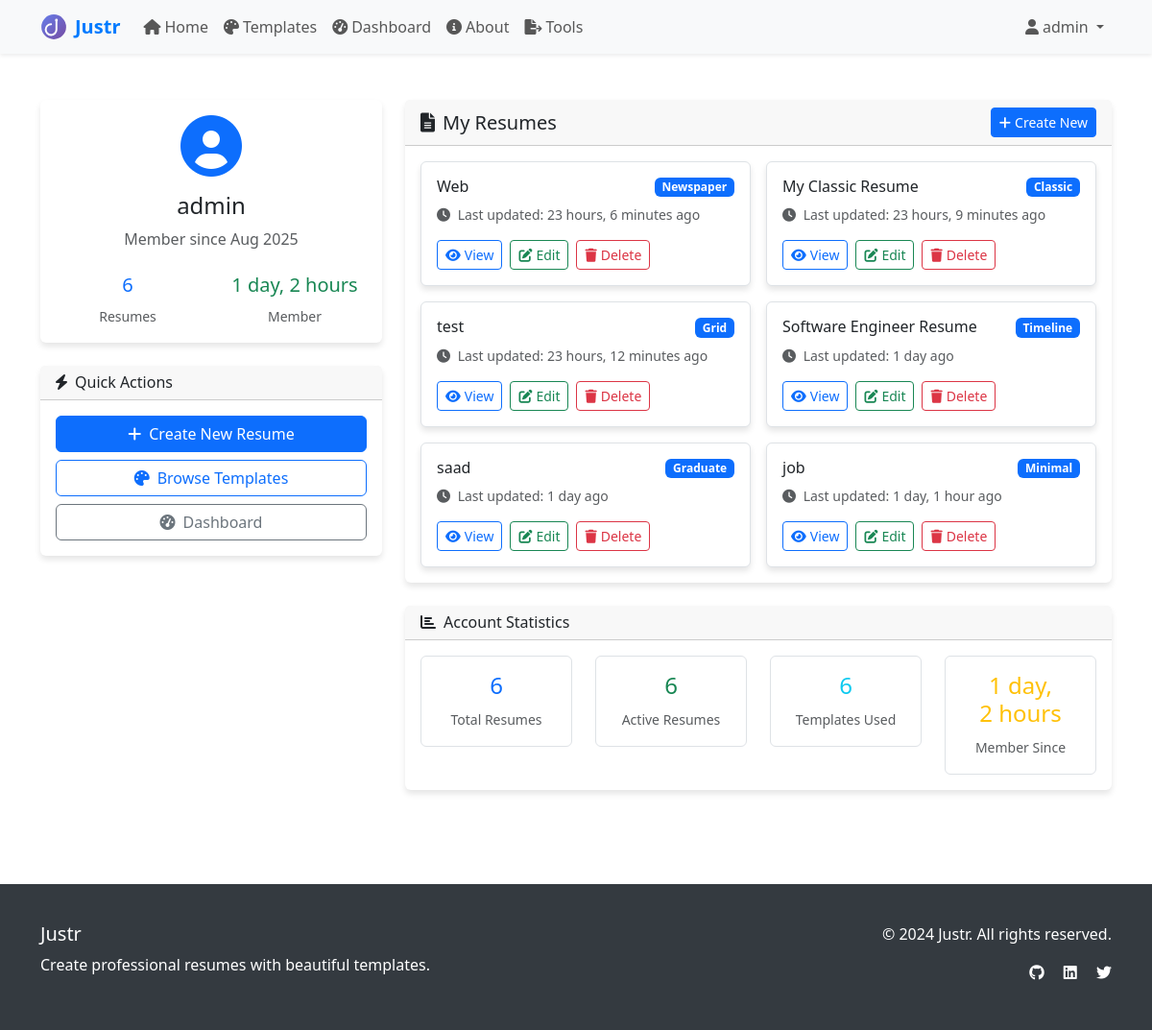
/accounts/profile/ (signed in), run on the app's committed database.
### main/models.py (models this page shows, shortened)
class Resume(models.Model):
    TEMPLATE_CHOICES = [
        ('modern', 'Modern'),
        ('classic', 'Classic'),
        ('creative', 'Creative'),
        ('minimal', 'Minimal'),
        ('elegant', 'Elegant'),
        ('professional', 'Professional'),
        ('executive', 'Executive'),
        ('tech', 'Tech'),
        ('simple', 'Simple'),
        ('bold', 'Bold'),
        ('compact', 'Compact'),
        ('timeline', 'Timeline'),
        ('sidebar', 'Sidebar'),
        ('infographic', 'Infographic'),
        ('corporate', 'Corporate'),
        ('academic', 'Academic'),
        ('graduate', 'Graduate'),
        ('junior', 'Junior'),
        ('senior', 'Senior'),
        ('developer', 'Developer'),
        ('custom', 'Custom Theme'),
        ('gradient', 'Gradient'),
        ('mono', 'Monochrome'),
        ('photo-left', 'Photo Left'),
        ('card', 'Card Sections'),
        ('material', 'Material'),
        ('neon', 'Neon'),
        ('pastel', 'Pastel'),
        ('newspaper', 'Newspaper'),
        ('grid', 'Grid'),
    ]
    user = models.ForeignKey(User, on_delete=models.CASCADE, null=True, blank=True)
    title = models.CharField(max_length=200)
    template = models.CharField(max_length=20, choices=TEMPLATE_CHOICES, default='modern')
    created_at = models.DateTimeField(auto_now_add=True)
    updated_at = models.DateTimeField(auto_now=True)
    use_custom_theme = models.BooleanField(default=False)
    color_primary = models.CharField(max_length=32, blank=True, default='')
    color_secondary = models.CharField(max_length=32, blank=True, default='')
    color_accent = models.CharField(max_length=32, blank=True, default='')
    color_bg = models.CharField(max_length=32, blank=True, default='')
    color_text = models.CharField(max_length=32, blank=True, default='')
    font_family = models.CharField(max_length=64, blank=True, default='')
    history = models.JSONField(default=list, blank=True)
    class Meta:
        ordering = ['-updated_at']

### accounts/views.py (the view)
# urls.py: path('profile/', views.profile_view, name='profile'),
@login_required
def profile_view(request):
    user_resumes = request.user.resume_set.all()
    return render(request, 'accounts/profile.html', {
        'user_resumes': user_resumes,
        'title': 'Profile - Resume Maker'
    })

### templates/accounts/profile.html (shortened to what this page needs)
{% extends 'base.html' %}
{% block content %}
<div class="container py-5">
    <div class="row">
        <div class="col-lg-4">
            <div class="card mb-4">
                <div class="card-body text-center">
                    <div class="mb-3">
                        <i class="fas fa-user-circle text-primary" style="font-size: 4rem;"></i>
                    </div>
                    <h4 class="card-title">{{ user.username }}</h4>
                    <p class="text-muted">Member since {{ user.date_joined|date:"M Y" }}</p>
                    <div class="row text-center mt-4">
                        <div class="col-6">
                            <h5 class="text-primary">{{ user_resumes.count }}</h5>
                            <small class="text-muted">Resumes</small>
                        </div>
                        <div class="col-6">
                            <h5 class="text-success">{{ user.date_joined|timesince }}</h5>
                            <small class="text-muted">Member</small>
                        </div>
                    </div>
                </div>
            </div>
            <div class="card">
                <div class="card-header">
                    <h6 class="mb-0">
                        <i class="fas fa-bolt me-2"></i>Quick Actions
                    </h6>
                </div>
                <div class="card-body">
                    <div class="d-grid gap-2">
                        <a href="{% url 'main:create_resume' %}" class="btn btn-primary">
                            <i class="fas fa-plus me-2"></i>Create New Resume
                        </a>
                        <a href="{% url 'main:templates' %}" class="btn btn-outline-primary">
                            <i class="fas fa-palette me-2"></i>Browse Templates
                        </a>
                        <a href="{% url 'main:dashboard' %}" class="btn btn-outline-secondary">
                            <i class="fas fa-tachometer-alt me-2"></i>Dashboard
                        </a>
                    </div>
                </div>
            </div>
        </div>
        <div class="col-lg-8">
            <div class="card">
                <div class="card-header d-flex justify-content-between align-items-center">
                    <h5 class="mb-0">
                        <i class="fas fa-file-alt me-2"></i>My Resumes
                    </h5>
                    <a href="{% url 'main:create_resume' %}" class="btn btn-primary btn-sm">
                        <i class="fas fa-plus me-1"></i>Create New
                    </a>
                </div>
                <div class="card-body">
                    {% if user_resumes %}
                        <div class="row g-3">
                            {% for resume in user_resumes %}
                            <div class="col-md-6">
                                <div class="card border h-100">
                                    <div class="card-body">
                                        <div class="d-flex justify-content-between align-items-start mb-2">
                                            <h6 class="card-title mb-0">{{ resume.title }}</h6>
                                            <span class="badge bg-primary">{{ resume.get_template_display }}</span>
                                        </div>
                                        <p class="text-muted small mb-3">
                                            <i class="fas fa-clock me-1"></i>
                                            Last updated: {{ resume.updated_at|timesince }} ago
                                        </p>
                                        <div class="d-flex gap-2">
                                            <a href="{% url 'main:view_resume' resume.id %}" class="btn btn-outline-primary btn-sm">
                                                <i class="fas fa-eye me-1"></i>View
                                            </a>
                                            <a href="{% url 'main:edit_resume' resume.id %}" class="btn btn-outline-success btn-sm">
                                                <i class="fas fa-edit me-1"></i>Edit
                                            </a>
                                            <a href="{% url 'main:delete_resume' resume.id %}" class="btn btn-outline-danger btn-sm">
                                                <i class="fas fa-trash me-1"></i>Delete
                                            </a>
                                        </div>
                                    </div>
                                </div>
                            </div>
                            {% endfor %}
                        </div>
                    {% endif %}
                </div>
            </div>
            {% if user_resumes %}
            <div class="card mt-4">
                <div class="card-header">
                    <h6 class="mb-0">
                        <i class="fas fa-chart-bar me-2"></i>Account Statistics
                    </h6>
                </div>
                <div class="card-body">
                    <div class="row text-center">
                        <div class="col-md-3">
                            <div class="border rounded p-3">
                                <h4 class="text-primary">{{ user_resumes.count }}</h4>
                                <small class="text-muted">Total Resumes</small>
                            </div>
                        </div>
                        <div class="col-md-3">
                            <div class="border rounded p-3">
                                <h4 class="text-success">{{ user_resumes.count }}</h4>
                                <small class="text-muted">Active Resumes</small>
                            </div>
                        </div>
                        <div class="col-md-3">
                            <div class="border rounded p-3">
                                <h4 class="text-info">{{ user_resumes.count }}</h4>
                                <small class="text-muted">Templates Used</small>
                            </div>
                        </div>
                        <div class="col-md-3">
                            <div class="border rounded p-3">
                                <h4 class="text-warning">{{ user.date_joined|timesince }}</h4>
                                <small class="text-muted">Member Since</small>
                            </div>
                        </div>
                    </div>
                </div>
            </div>
            {% endif %}
        </div>
    </div>
</div>
{% endblock %}

### templates/base.html (shortened to what this page needs)
<!DOCTYPE html>
{% load static %}
<html lang="en">
<head>
    <link href="https://cdn.jsdelivr.net/npm/bootstrap@5.3.0/dist/css/bootstrap.min.css" rel="stylesheet">
    <link rel="stylesheet" href="https://cdnjs.cloudflare.com/ajax/libs/font-awesome/6.0.0/css/all.min.css">
</head>
<body>
    <nav class="navbar navbar-expand-lg navbar-light bg-light shadow-sm">
        <div class="container">
            <a class="navbar-brand d-flex align-items-center" href="{% url 'main:home' %}">
                <img src="{% static 'img/justr-logo.svg' %}" alt="Justr logo" class="brand-logo me-2"> Justr
            </a>
            <div class="collapse navbar-collapse" id="navbarNav">
                <ul class="navbar-nav me-auto">
                    <li class="nav-item">
                        <a class="nav-link" href="{% url 'main:home' %}">
                            <i class="fas fa-home me-1"></i>Home
                        </a>
                    </li>
                    <li class="nav-item">
                        <a class="nav-link" href="{% url 'main:templates' %}">
                            <i class="fas fa-palette me-1"></i>Templates
                        </a>
                    </li>
                    {% if user.is_authenticated %}
                    <li class="nav-item">
                        <a class="nav-link" href="{% url 'main:dashboard' %}">
                            <i class="fas fa-tachometer-alt me-1"></i>Dashboard
                        </a>
                    </li>
                    {% endif %}
                    <li class="nav-item">
                        <a class="nav-link" href="{% url 'main:about' %}">
                            <i class="fas fa-info-circle me-1"></i>About
                        </a>
                    </li>
                    <li class="nav-item">
                        <a class="nav-link" href="{% url 'main:tools_convert' %}">
                            <i class="fas fa-file-export me-1"></i>Tools
                        </a>
                    </li>
                </ul>
                <ul class="navbar-nav">
                    {% if user.is_authenticated %}
                    <li class="nav-item dropdown">
                        <a class="nav-link dropdown-toggle" href="#" id="navbarDropdown" role="button" data-bs-toggle="dropdown">
                            <i class="fas fa-user me-1"></i>{{ user.username }}
                        </a>
                    </li>
                    {% endif %}
                </ul>
            </div>
        </div>
    </nav>
    <main>
        {% block content %}
        {% endblock %}
    </main>
    <footer class="footer">
        <div class="container">
            <div class="row">
                <div class="col-md-6">
                    <h5>Justr</h5>
                    <p>Create professional resumes with beautiful templates.</p>
                </div>
                <div class="col-md-6 text-md-end">
                    <p>&copy; 2024 Justr. All rights reserved.</p>
                    <div class="social-links">
                        <a href="#" class="text-white me-3"><i class="fab fa-github"></i></a>
                        <a href="#" class="text-white me-3"><i class="fab fa-linkedin"></i></a>
                        <a href="#" class="text-white"><i class="fab fa-twitter"></i></a>
                    </div>
                </div>
            </div>
        </div>
    </footer>
</body>
</html>

### templates/base.html (style rules this page uses)
.navbar-brand { font-weight: bold; color: #007bff !important; }
.brand-logo { height: 28px; width: auto; vertical-align: middle; }
.card { transition: transform 0.3s ease; border: none; box-shadow: 0 4px 6px rgba(0, 0, 0, 0.1); }
.footer { background-color: #343a40; color: white; padding: 40px 0; margin-top: 50px; }

### data on the page
Resume: title "Web", template "Newspaper", updated_at "23 hours, 6 minutes"
Resume: title "My Classic Resume", template "Classic", updated_at "23 hours, 9 minutes"
Resume: title "test", template "Grid", updated_at "23 hours, 12 minutes"
Resume: title "Software Engineer Resume", template "Timeline", updated_at "1 day"
Resume: title "saad", template "Graduate", updated_at "1 day"
Resume: title "job", template "Minimal", updated_at "1 day, 1 hour"

### other printed values
{{ user.username }} "admin"
{{ user.date_joined|date:"M Y" }} "Aug 2025"
{{ user_resumes.count }} "6"
{{ user.date_joined|timesince }} "1 day, 2 hours"
